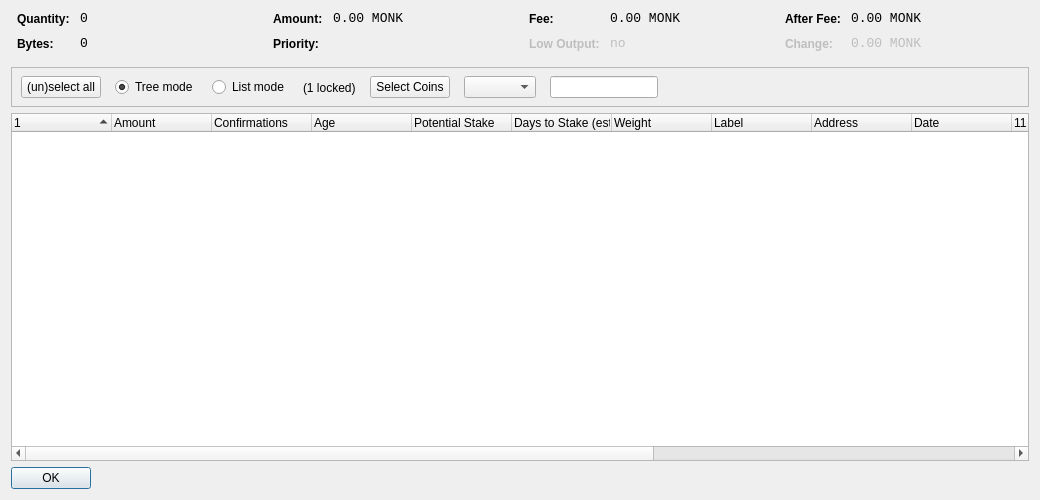
<?xml version="1.0" encoding="UTF-8"?>
<ui version="4.0">
 <class>CoinControlDialog</class>
 <widget class="QDialog" name="CoinControlDialog">
  <property name="geometry">
   <rect>
    <x>0</x>
    <y>0</y>
    <width>1040</width>
    <height>500</height>
   </rect>
  </property>
  <property name="windowTitle">
   <string>Coin Control</string>
  </property>
  <layout class="QVBoxLayout" name="verticalLayout">
   <item>
    <layout class="QHBoxLayout" name="horizontalLayoutTop" stretch="0,0,0,0">
     <property name="topMargin">
      <number>0</number>
     </property>
     <property name="bottomMargin">
      <number>10</number>
     </property>
     <item>
      <layout class="QFormLayout" name="formLayoutCoinControl1">
       <property name="horizontalSpacing">
        <number>10</number>
       </property>
       <property name="verticalSpacing">
        <number>10</number>
       </property>
       <property name="leftMargin">
        <number>6</number>
       </property>
       <property name="rightMargin">
        <number>6</number>
       </property>
       <item row="0" column="0">
        <widget class="QLabel" name="labelCoinControlQuantityText">
         <property name="styleSheet">
          <string notr="true">font-weight:bold;</string>
         </property>
         <property name="text">
          <string>Quantity:</string>
         </property>
        </widget>
       </item>
       <item row="0" column="1">
        <widget class="QLabel" name="labelCoinControlQuantity">
         <property name="font">
          <font>
           <family>Monospace</family>
           <pointsize>10</pointsize>
          </font>
         </property>
         <property name="cursor">
          <cursorShape>IBeamCursor</cursorShape>
         </property>
         <property name="contextMenuPolicy">
          <enum>Qt::ActionsContextMenu</enum>
         </property>
         <property name="text">
          <string notr="true">0</string>
         </property>
         <property name="textInteractionFlags">
          <set>Qt::LinksAccessibleByMouse|Qt::TextSelectableByKeyboard|Qt::TextSelectableByMouse</set>
         </property>
        </widget>
       </item>
       <item row="1" column="0">
        <widget class="QLabel" name="labelCoinControlBytesText">
         <property name="styleSheet">
          <string notr="true">font-weight:bold;</string>
         </property>
         <property name="text">
          <string>Bytes:</string>
         </property>
        </widget>
       </item>
       <item row="1" column="1">
        <widget class="QLabel" name="labelCoinControlBytes">
         <property name="font">
          <font>
           <family>Monospace</family>
           <pointsize>10</pointsize>
          </font>
         </property>
         <property name="cursor">
          <cursorShape>IBeamCursor</cursorShape>
         </property>
         <property name="contextMenuPolicy">
          <enum>Qt::ActionsContextMenu</enum>
         </property>
         <property name="text">
          <string notr="true">0</string>
         </property>
         <property name="textInteractionFlags">
          <set>Qt::LinksAccessibleByMouse|Qt::TextSelectableByKeyboard|Qt::TextSelectableByMouse</set>
         </property>
        </widget>
       </item>
      </layout>
     </item>
     <item>
      <layout class="QFormLayout" name="formLayoutCoinControl2">
       <property name="horizontalSpacing">
        <number>10</number>
       </property>
       <property name="verticalSpacing">
        <number>10</number>
       </property>
       <property name="leftMargin">
        <number>6</number>
       </property>
       <property name="rightMargin">
        <number>6</number>
       </property>
       <item row="0" column="0">
        <widget class="QLabel" name="labelCoinControlAmountText">
         <property name="styleSheet">
          <string notr="true">font-weight:bold;</string>
         </property>
         <property name="text">
          <string>Amount:</string>
         </property>
        </widget>
       </item>
       <item row="0" column="1">
        <widget class="QLabel" name="labelCoinControlAmount">
         <property name="font">
          <font>
           <family>Monospace</family>
           <pointsize>10</pointsize>
          </font>
         </property>
         <property name="cursor">
          <cursorShape>IBeamCursor</cursorShape>
         </property>
         <property name="contextMenuPolicy">
          <enum>Qt::ActionsContextMenu</enum>
         </property>
         <property name="text">
          <string notr="true">0.00 MONK</string>
         </property>
         <property name="textInteractionFlags">
          <set>Qt::LinksAccessibleByMouse|Qt::TextSelectableByKeyboard|Qt::TextSelectableByMouse</set>
         </property>
        </widget>
       </item>
       <item row="1" column="0">
        <widget class="QLabel" name="labelCoinControlPriorityText">
         <property name="styleSheet">
          <string notr="true">font-weight:bold;</string>
         </property>
         <property name="text">
          <string>Priority:</string>
         </property>
        </widget>
       </item>
       <item row="1" column="1">
        <widget class="QLabel" name="labelCoinControlPriority">
         <property name="font">
          <font>
           <family>Monospace</family>
           <pointsize>10</pointsize>
          </font>
         </property>
         <property name="cursor">
          <cursorShape>IBeamCursor</cursorShape>
         </property>
         <property name="contextMenuPolicy">
          <enum>Qt::ActionsContextMenu</enum>
         </property>
         <property name="text">
          <string/>
         </property>
         <property name="textInteractionFlags">
          <set>Qt::LinksAccessibleByMouse|Qt::TextSelectableByKeyboard|Qt::TextSelectableByMouse</set>
         </property>
        </widget>
       </item>
      </layout>
     </item>
     <item>
      <layout class="QFormLayout" name="formLayoutCoinControl3">
       <property name="horizontalSpacing">
        <number>10</number>
       </property>
       <property name="verticalSpacing">
        <number>10</number>
       </property>
       <property name="leftMargin">
        <number>6</number>
       </property>
       <property name="rightMargin">
        <number>6</number>
       </property>
       <item row="0" column="0">
        <widget class="QLabel" name="labelCoinControlFeeText">
         <property name="styleSheet">
          <string notr="true">font-weight:bold;</string>
         </property>
         <property name="text">
          <string>Fee:</string>
         </property>
        </widget>
       </item>
       <item row="0" column="1">
        <widget class="QLabel" name="labelCoinControlFee">
         <property name="font">
          <font>
           <family>Monospace</family>
           <pointsize>10</pointsize>
          </font>
         </property>
         <property name="cursor">
          <cursorShape>IBeamCursor</cursorShape>
         </property>
         <property name="contextMenuPolicy">
          <enum>Qt::ActionsContextMenu</enum>
         </property>
         <property name="text">
          <string notr="true">0.00 MONK</string>
         </property>
         <property name="textInteractionFlags">
          <set>Qt::LinksAccessibleByMouse|Qt::TextSelectableByKeyboard|Qt::TextSelectableByMouse</set>
         </property>
        </widget>
       </item>
       <item row="1" column="0">
        <widget class="QLabel" name="labelCoinControlLowOutputText">
         <property name="enabled">
          <bool>false</bool>
         </property>
         <property name="styleSheet">
          <string notr="true">font-weight:bold;</string>
         </property>
         <property name="text">
          <string>Low Output:</string>
         </property>
        </widget>
       </item>
       <item row="1" column="1">
        <widget class="QLabel" name="labelCoinControlLowOutput">
         <property name="enabled">
          <bool>false</bool>
         </property>
         <property name="font">
          <font>
           <family>Monospace</family>
           <pointsize>10</pointsize>
          </font>
         </property>
         <property name="cursor">
          <cursorShape>IBeamCursor</cursorShape>
         </property>
         <property name="contextMenuPolicy">
          <enum>Qt::ActionsContextMenu</enum>
         </property>
         <property name="text">
          <string notr="true">no</string>
         </property>
         <property name="textInteractionFlags">
          <set>Qt::LinksAccessibleByMouse|Qt::TextSelectableByKeyboard|Qt::TextSelectableByMouse</set>
         </property>
        </widget>
       </item>
      </layout>
     </item>
     <item>
      <layout class="QFormLayout" name="formLayoutCoinControl4">
       <property name="horizontalSpacing">
        <number>10</number>
       </property>
       <property name="verticalSpacing">
        <number>10</number>
       </property>
       <property name="leftMargin">
        <number>6</number>
       </property>
       <property name="rightMargin">
        <number>6</number>
       </property>
       <item row="0" column="0">
        <widget class="QLabel" name="labelCoinControlAfterFeeText">
         <property name="styleSheet">
          <string notr="true">font-weight:bold;</string>
         </property>
         <property name="text">
          <string>After Fee:</string>
         </property>
        </widget>
       </item>
       <item row="0" column="1">
        <widget class="QLabel" name="labelCoinControlAfterFee">
         <property name="font">
          <font>
           <family>Monospace</family>
           <pointsize>10</pointsize>
          </font>
         </property>
         <property name="cursor">
          <cursorShape>IBeamCursor</cursorShape>
         </property>
         <property name="contextMenuPolicy">
          <enum>Qt::ActionsContextMenu</enum>
         </property>
         <property name="text">
          <string notr="true">0.00 MONK</string>
         </property>
         <property name="textInteractionFlags">
          <set>Qt::LinksAccessibleByMouse|Qt::TextSelectableByKeyboard|Qt::TextSelectableByMouse</set>
         </property>
        </widget>
       </item>
       <item row="1" column="0">
        <widget class="QLabel" name="labelCoinControlChangeText">
         <property name="enabled">
          <bool>false</bool>
         </property>
         <property name="styleSheet">
          <string notr="true">font-weight:bold;</string>
         </property>
         <property name="text">
          <string>Change:</string>
         </property>
        </widget>
       </item>
       <item row="1" column="1">
        <widget class="QLabel" name="labelCoinControlChange">
         <property name="enabled">
          <bool>false</bool>
         </property>
         <property name="font">
          <font>
           <family>Monospace</family>
           <pointsize>10</pointsize>
          </font>
         </property>
         <property name="cursor">
          <cursorShape>IBeamCursor</cursorShape>
         </property>
         <property name="contextMenuPolicy">
          <enum>Qt::ActionsContextMenu</enum>
         </property>
         <property name="text">
          <string notr="true">0.00 MONK</string>
         </property>
         <property name="textInteractionFlags">
          <set>Qt::LinksAccessibleByMouse|Qt::TextSelectableByKeyboard|Qt::TextSelectableByMouse</set>
         </property>
        </widget>
       </item>
      </layout>
     </item>
    </layout>
   </item>
   <item>
    <widget class="QFrame" name="frame">
     <property name="minimumSize">
      <size>
       <width>0</width>
       <height>40</height>
      </size>
     </property>
     <property name="frameShape">
      <enum>QFrame::StyledPanel</enum>
     </property>
     <property name="frameShadow">
      <enum>QFrame::Sunken</enum>
     </property>
     <widget class="QWidget" name="horizontalLayoutWidget">
      <property name="geometry">
       <rect>
        <x>10</x>
        <y>0</y>
        <width>781</width>
        <height>41</height>
       </rect>
      </property>
      <layout class="QHBoxLayout" name="horizontalLayoutPanel" stretch="0,0,0,0,0,0,0">
       <property name="spacing">
        <number>14</number>
       </property>
       <item>
        <widget class="QPushButton" name="pushButtonSelectAll">
         <property name="sizePolicy">
          <sizepolicy hsizetype="Maximum" vsizetype="Fixed">
           <horstretch>0</horstretch>
           <verstretch>0</verstretch>
          </sizepolicy>
         </property>
         <property name="text">
          <string>(un)select all</string>
         </property>
        </widget>
       </item>
       <item>
        <widget class="QRadioButton" name="radioTreeMode">
         <property name="sizePolicy">
          <sizepolicy hsizetype="Maximum" vsizetype="Fixed">
           <horstretch>0</horstretch>
           <verstretch>0</verstretch>
          </sizepolicy>
         </property>
         <property name="text">
          <string>Tree mode</string>
         </property>
         <property name="checked">
          <bool>true</bool>
         </property>
        </widget>
       </item>
       <item>
        <widget class="QRadioButton" name="radioListMode">
         <property name="sizePolicy">
          <sizepolicy hsizetype="Maximum" vsizetype="Fixed">
           <horstretch>0</horstretch>
           <verstretch>0</verstretch>
          </sizepolicy>
         </property>
         <property name="text">
          <string>List mode</string>
         </property>
        </widget>
       </item>
	   
	   <item>
        <widget class="QLabel" name="labelLocked">
          <property name="text">
            <string notr="true">(1 locked)</string>
          </property>
        </widget>
       </item>
       <item>
        <widget class="QPushButton" name="pushButtonCustomCC">
         <property name="text">
          <string>Select Coins</string>
         </property>
        </widget>
       </item>
       <item>
        <widget class="QComboBox" name="QComboBoxFilterCoins"/>
       </item>
       <item>
        <widget class="QLineEdit" name="lineEditCustomCC">
         <property name="enabled">
          <bool>true</bool>
         </property>
         <property name="sizePolicy">
          <sizepolicy hsizetype="Fixed" vsizetype="Fixed">
           <horstretch>0</horstretch>
           <verstretch>0</verstretch>
          </sizepolicy>
         </property>
         <property name="baseSize">
          <size>
           <width>50</width>
           <height>0</height>
          </size>
         </property>
        </widget>
       </item>
	   
       <item>
        <spacer name="horizontalSpacer">
         <property name="orientation">
          <enum>Qt::Horizontal</enum>
         </property>
         <property name="sizeHint" stdset="0">
          <size>
           <width>40</width>
           <height>20</height>
          </size>
         </property>
        </spacer>
       </item>
      </layout>
     </widget>
    </widget>
   </item>
   <item>
    <widget class="CoinControlTreeWidget" name="treeWidget">
     <property name="contextMenuPolicy">
      <enum>Qt::CustomContextMenu</enum>
     </property>
     <property name="sortingEnabled">
      <bool>false</bool>
     </property>
     <property name="columnCount">
      <number>16</number>
     </property>
     <attribute name="headerShowSortIndicator" stdset="0">
      <bool>true</bool>
     </attribute>
     <attribute name="headerStretchLastSection">
      <bool>false</bool>
     </attribute>
     <column>
      <property name="text">
       <string/>
      </property>
     </column>
     <column>
      <property name="text">
       <string>Amount</string>
      </property>
     </column>
     <column>
      <property name="text">
      <string>Confirmations</string>
      </property>
      <property name="toolTip">
      <string>Confirmed</string>
      </property>
     </column>
     <column>
      <property name="text">
       <string>Age</string> /** age **/
      </property>
     </column>
	   <column>
      <property name="text">
       <string>Potential Stake</string>
      </property>
     </column>
  	 <column>
      <property name="text">
      <string>Days to Stake (est.)</string>
      </property>
     </column>
     <column>
      <property name="text">
       <string>Weight</string>
      </property>
     </column>
     <column>
      <property name="text">
       <string>Label</string>
      </property>
      </column>
     <column>
      <property name="text">
      <string>Address</string>
      </property>
     </column>
     <column>
      <property name="text">
       <string>Date</string>
      </property>
     </column>
     <column>
      <property name="text">
       <string/>
      </property>
     </column>
     <column>
      <property name="text">
       <string/>
      </property>
     </column>
     <column>
      <property name="text">
       <string>Priority</string>
      </property>
     </column>
     <column>
      <property name="text">
       <string/>
      </property>
     </column>
	 <column>
      <property name="text">
       <string/>
      </property>
     </column>
	 <column>
      <property name="text">
       <string/>
      </property>
     </column>
    </widget>
   </item>
   <item>
    <widget class="QDialogButtonBox" name="buttonBox">
     <property name="sizePolicy">
      <sizepolicy hsizetype="Maximum" vsizetype="Fixed">
       <horstretch>0</horstretch>
       <verstretch>0</verstretch>
      </sizepolicy>
     </property>
     <property name="orientation">
      <enum>Qt::Horizontal</enum>
     </property>
     <property name="standardButtons">
      <set>QDialogButtonBox::Ok</set>
     </property>
    </widget>
   </item>
  </layout>
 </widget>
 <customwidgets>
  <customwidget>
   <class>CoinControlTreeWidget</class>
   <extends>QTreeWidget</extends>
   <header>coincontroltreewidget.h</header>
  </customwidget>
 </customwidgets>
 <resources/>
 <connections/>
</ui>
